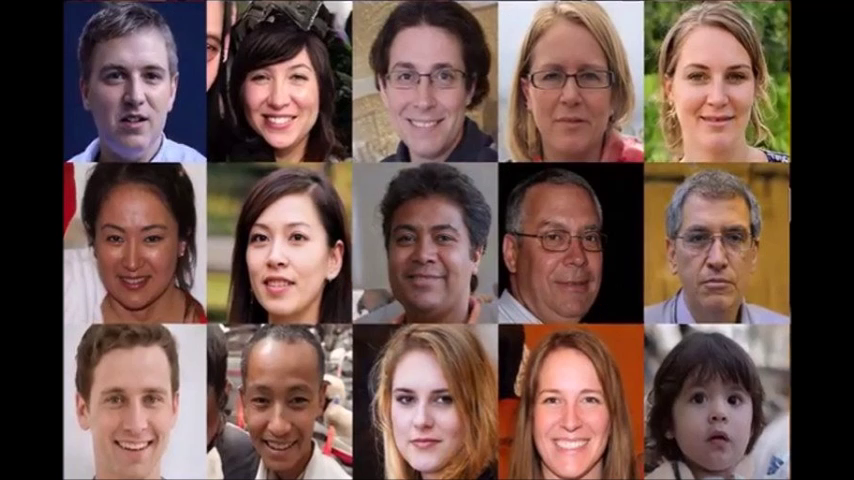
#> input picture frame 110 of face-detection/rostroV.mp4, 854 x 480 px
$ python face-detection.py
#> lines starting #> are read from the running program, lines starting #| are printed output that depends on the picture; after the words box and inside, x2 and y2 are one past the last pixel; in counts of white or black regions, pixels touching at a corner belong together
import cv2

# Load the cascade
face_cascade = cv2.CascadeClassifier('haarcascade_frontalface_default.xml')

# To capture video from webcam.
# cap = cv2.VideoCapture(0)
# To use a video file as input
cap = cv2.VideoCapture('rostroV.mp4')
cont=0
rostrosEnImagen=0
numTotal=0

while True:
    # capture frame by frame

    # Read the frame
    _, img = cap.read()
#> img is the input picture: shape (480, 854, 3); mean B, G, R 76.3, 83.2, 108.5
    # Convert to grayscale
    gray = cv2.cvtColor(img, cv2.COLOR_BGR2GRAY)
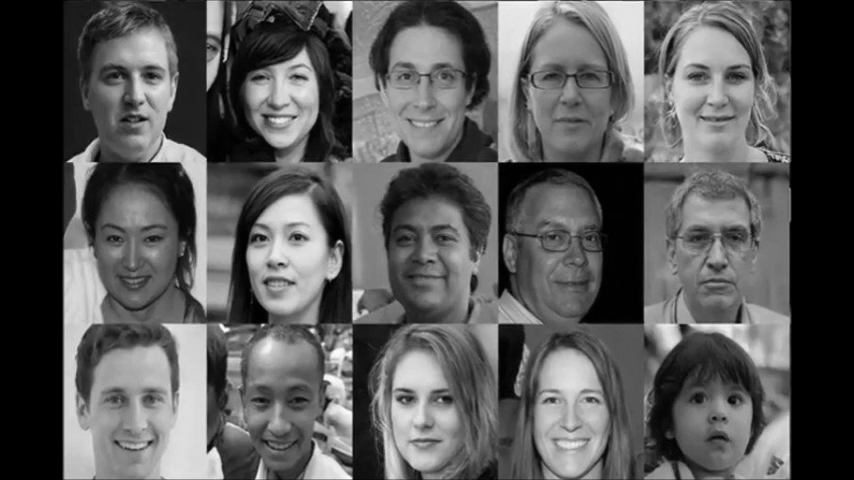
#> gray: shape (480, 854); min 0, max 255, mean 90
    # Detect the faces
    # faces = face_cascade.detectMultiScale(gray, 1.1, 4)
    faces = face_cascade.detectMultiScale(
        gray,
        scaleFactor=1.1,
        minNeighbors=5,
        minSize=(30, 30),
        flags=cv2.CASCADE_SCALE_IMAGE
    )
#> faces = 15 rows, first 6: [235, 44, 91, 91], [519, 197, 106, 106], [375, 197, 100, 100], [83, 196, 105, 105], [373, 360, 100, 100], [522, 362, 97, 97]

    print(type(faces), faces)
#> (printed output is left out)
    if len(faces) == 0:
        print("No faces found")
    else:
        print("Number of faces detected: " + str(faces.shape[0]))
#| Number of faces detected: 15
        rostrosEnImagen=faces.shape[0]
#> rostrosEnImagen = 15
        cont=cont+1
        if cont == 1:
            numTotal=numTotal+rostrosEnImagen
#> numTotal = 15
        if cont == 30:
            cont=0

        # Draw the rectangle around each face
        for (x, y, w, h) in faces:
            # cv2.rectangle(img, (x, y), (x+w, y+h), (255, 0, 0), 2)
            cv2.rectangle(img, (x, y), (x+w, y+h), (0, 255, 0), 1)
#> this loop made 15 passes
#> (x, y, w, h) on passes 1 to 12: (235, 44, 91, 91), (519, 197, 106, 106), (375, 197, 100, 100), (83, 196, 105, 105), (373, 360, 100, 100), (522, 362, 97, 97), (81, 32, 109, 109), (519, 36, 105, 105), (369, 33, 112, 112), (227, 195, 109, 109), (660, 192, 115, 115), (657, 31, 115, 115)
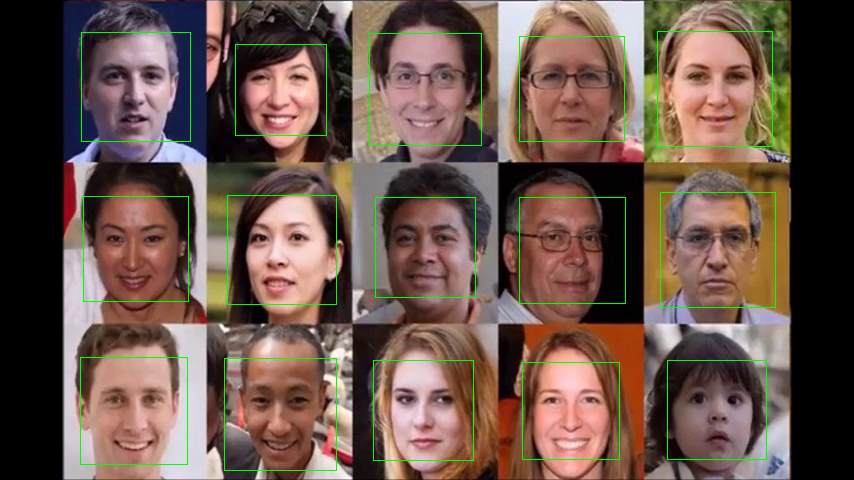
#> img: shape (480, 854, 3); 1.54% of pixels changed, all inside (x1, y1, x2, y2) = (80, 31, 776, 471)

        cv2.rectangle(img, ((0, img.shape[0] - 25)),
                      (270, img.shape[0]), (255, 255, 255), -1)
        cv2.putText(img, "Number of faces detected: " + str(
            faces.shape[0]), (1, img.shape[0] - 10), cv2.FONT_HERSHEY_TRIPLEX, 0.47,  (0, 0, 0), lineType=cv2.LINE_AA)
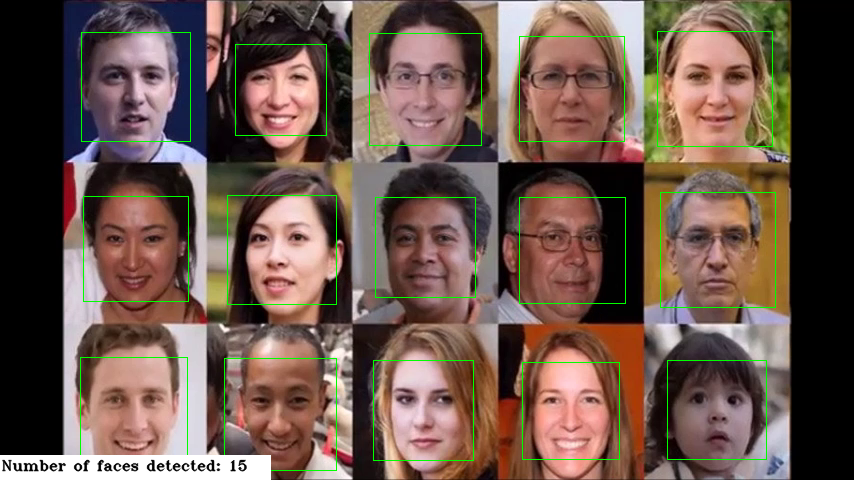
#> img: shape (480, 854, 3); mean B, G, R 76.9, 87.4, 108.3

    # Display
    cv2.imshow('img', img)

    # Stop if q key is pressed
    if cv2.waitKey(1) & 0xFF == ord('q'):
#> (key q is pressed here)
        break

    print("NUmero total de rostros: ",numTotal)
# Release the VideoCapture object
cap.release()

$ run again, starting later in the video
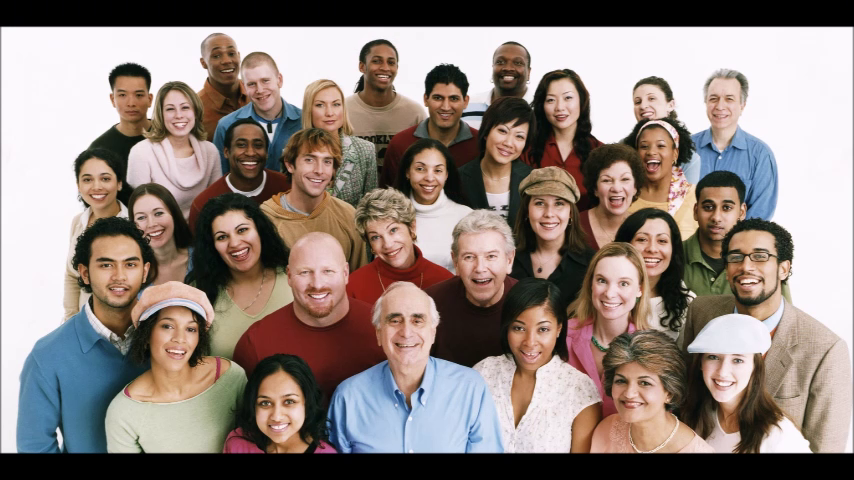
#> input picture frame 887 of face-detection/rostroV.mp4, 854 x 480 px
#> img is the input picture: shape (480, 854, 3); mean B, G, R 125.1, 131.1, 144.3
#> `gray = cv2.cvtColor(img, cv2.COLOR_BGR2GRAY)`:
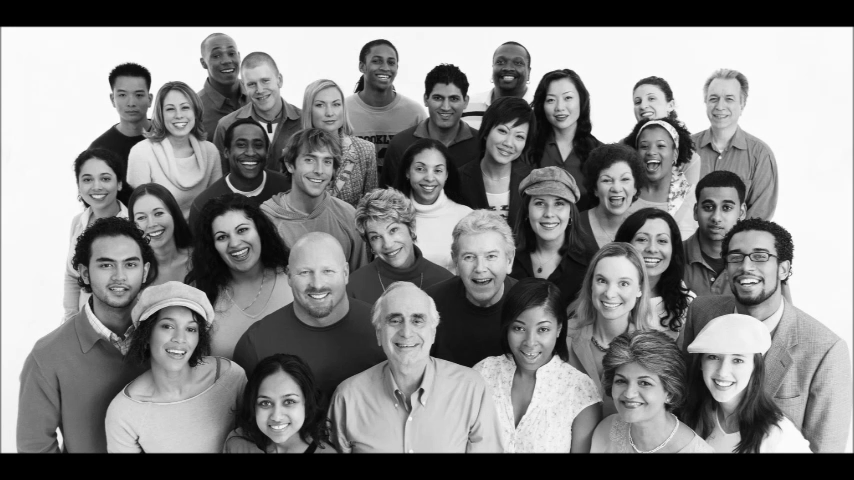
#> gray: shape (480, 854); min 0, max 255, mean 134.3
#> faces = 33 rows, first 6: [364, 46, 41, 41], [107, 76, 48, 48], [422, 80, 46, 46], [630, 85, 38, 38], [157, 92, 43, 43], [308, 89, 42, 42]
#> (printed output is left out)
#| Number of faces detected: 33
#> the loop `for (x, y, w, h) in faces:` made 33 passes
#> `cv2.putText(img, "Number of faces detected: " + str( faces.shape[0]), ..`:
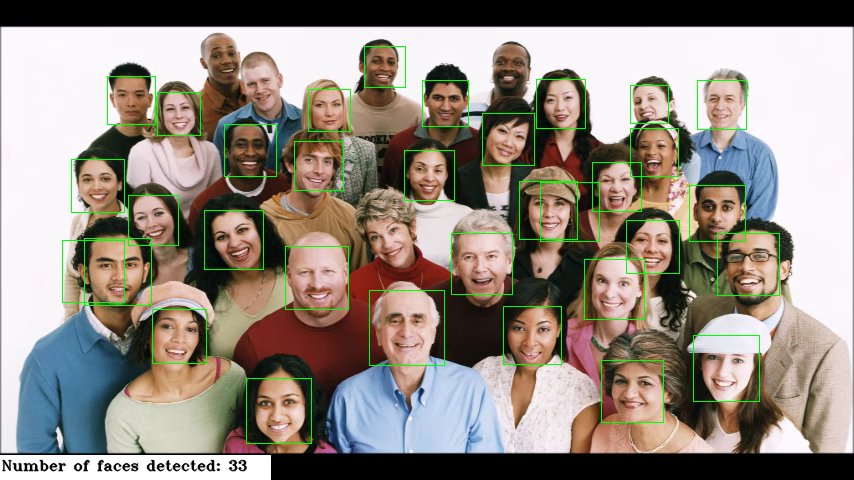
#> img: shape (480, 854, 3); mean B, G, R 127.2, 137.4, 145.8
